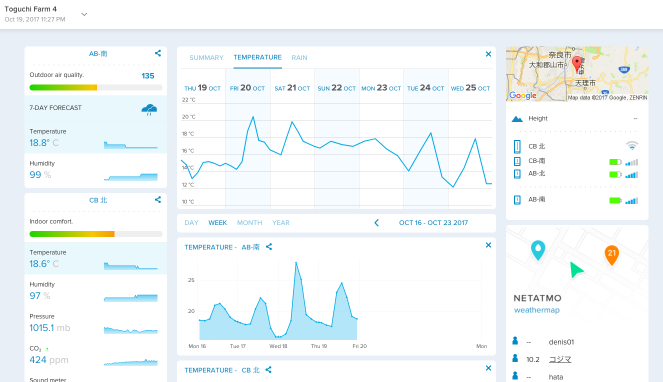
#> input picture netatmo.png, 1326 x 764 px (shown at 1/2 size)
$ jupyter execute --allow-errors HDE_Presentation.ipynb   (older library calls are emulated)
#> lines starting #> are read from the running program, lines starting #| are printed output that depends on the picture
<br>
<h1 style="font-family: Arial; font-size:0.6em;color:purple; text-align: center;font-style:bold">Denis Pastory</h1>
<h1 style="font-family: Arial; font-size:0.6em;color:purple; text-align: center;font-style:bold">Graduate Research Assistant</h1>
<h1 style="font-family: Arial; font-size:0.6em;color:purple; text-align: center;font-style:bold">Laboratory of Information Network</h1>
<h1 style="font-family: Arial; font-size:0.6em;color:purple; text-align: center;font-style:bold">Tokyo University of Agriculture</h1>

<h1 style="font-family: Arial; font-size:2.6em;color:purple; font-style:bold; text-align: center;"><br>
A Real-time Environmental Monitoring and Analysis<br>
For a Simplified Smart Agriculture System</h1>

<h1 style="font-family: Arial; font-size:2.65em;color:purple; font-style:bold">Objective</h1>
<p style="font-family: Arial; font-size:1.50em;color:#4462C0; font-style:bold">
    - to show how real-time wireless sensor data is used for crop environment monitoring<br><br>

    - To analyze crop development stages in greenhouse<br><br></p>

<p style="font-family: Arial;text-align: center; font-size:1.70em;color:#2462C0; font-style:bold">Wireless Sensor in Tomato Greenhouse </p>

[cell 1]
import PIL
from PIL import Image
basewidth = 850
img = Image.open('netatmo.png')
#> img is the input picture: PIL image 1326x764 RGBA; mean R, G, B, A 242.6, 247.4, 248.6, 255
wpercent = (basewidth / float(img.size[0]))
#> wpercent = 0.641
hsize = int((float(img.size[1]) * float(wpercent)))
#> hsize = 489
img = img.resize((basewidth, hsize), PIL.Image.ANTIALIAS)
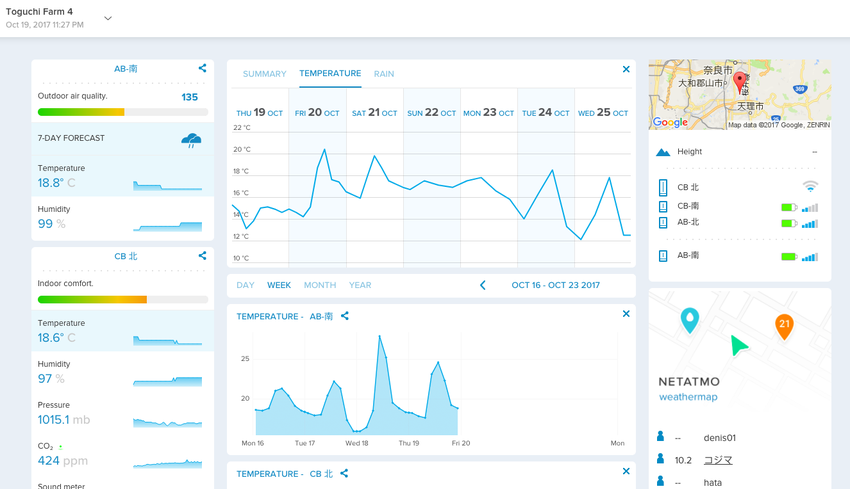
#> img: PIL image 850x489 RGBA; mean R, G, B, A 242.3, 247.3, 248.4, 255
img.save('resized_netatmo.png')


$ run again, with crop_calender.png copied over netatmo.png
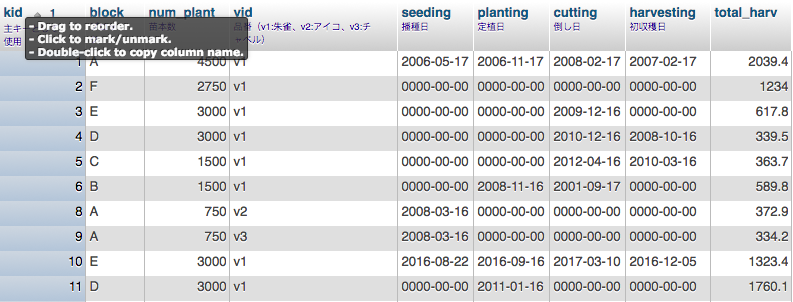
#> input picture crop_calender.png, 793 x 302 px
#> img is the input picture: PIL image 793x302 RGBA; mean R, G, B, A 217.6, 218.9, 220.9, 255
#> `img = img.resize((basewidth, hsize), PIL.Image.ANTIALIAS)`:
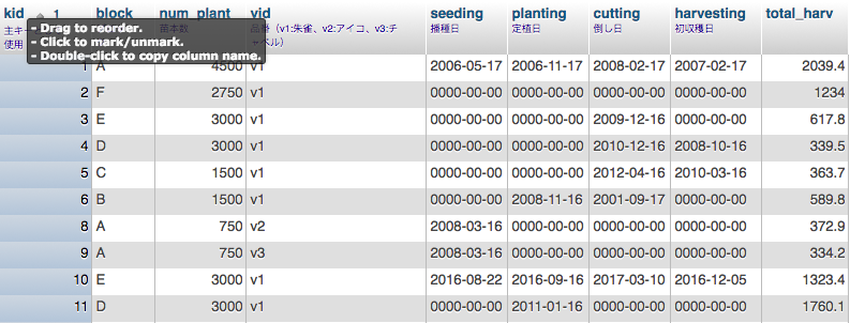
#> img: PIL image 850x323 RGBA; mean R, G, B, A 217.3, 218.5, 220.5, 255

$ run again, with daily_sensor.png copied over netatmo.png
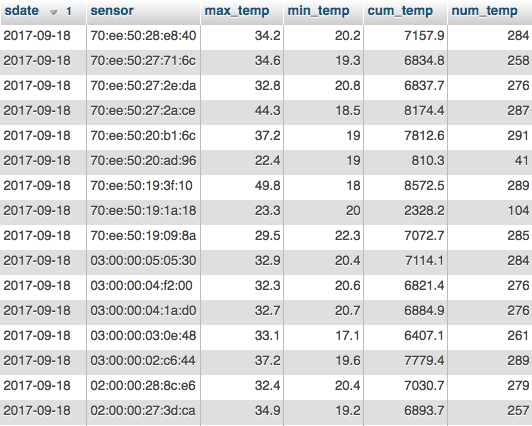
#> input picture daily_sensor.png, 532 x 426 px
#> img is the input picture: PIL image 532x426 RGBA; mean R, G, B, A 225.5, 225.6, 225.9, 255
#> `img = img.resize((basewidth, hsize), PIL.Image.ANTIALIAS)`:
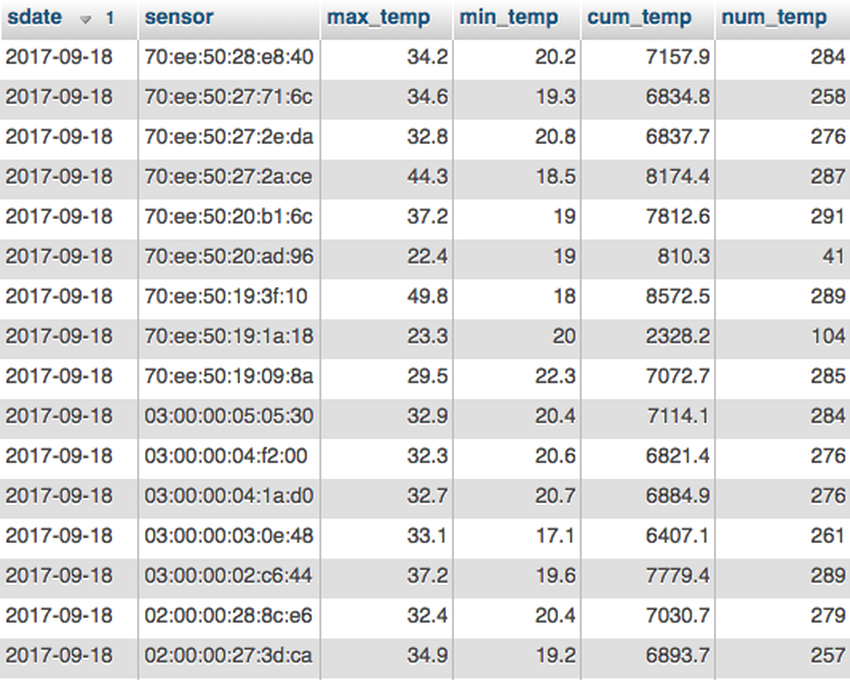
#> img: PIL image 850x680 RGBA; mean R, G, B, A 225, 225.1, 225.4, 255
